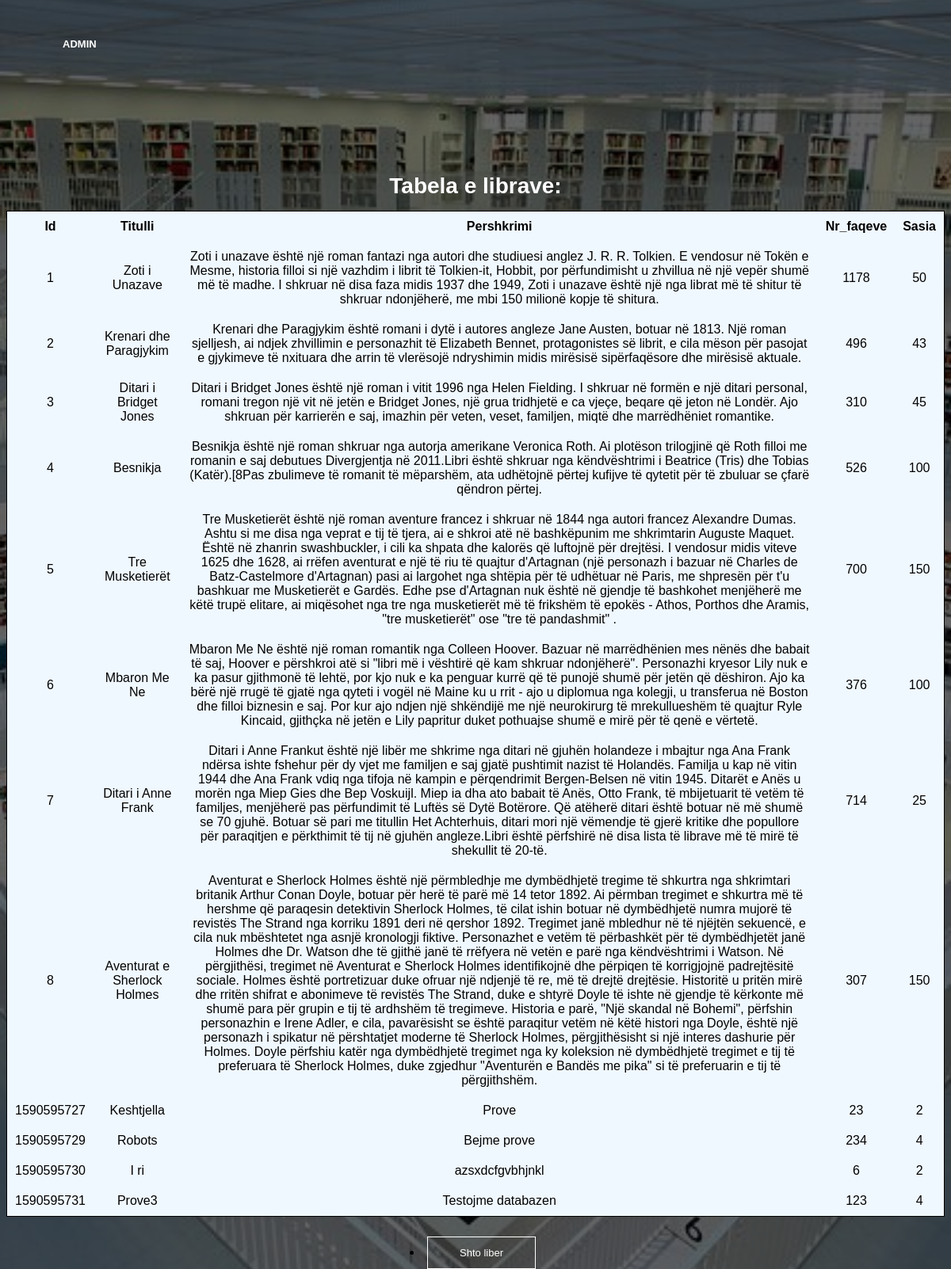
/raporti_librat.php, run on the app's committed database.
### tables this page shows
CREATE TABLE `librat` (
  `ID_Lib` int(20) NOT NULL,
  `Titulli` varchar(100) NOT NULL,
  `Pershkrimi` varchar(3000) NOT NULL,
  `Nr_Faqeve` int(11) NOT NULL,
  `Sasia` int(11) NOT NULL,
  `FotoPath` varchar(255) NOT NULL
);

### raporti_librat.php (the view, shortened to what this page needs)
<?php
    require("lidhja.php");
?>
<html>
<head>
</head>
<body>
    <?php
    $sql = "SELECT * FROM librat";
    $result  = mysqli_query($conn, $sql);
    ?>
    <div class = "nav-links"  id="navLinks">
        <p><a href = "admin_main_page.php">ADMIN</a></p>
    </div>
    <table class="table-hover">
        <caption >Tabela e librave:</caption>
  <thead>
    <tr>
      <th scope="col">Id</th>
      <th scope="col">Titulli</th>
      <th scope="col">Pershkrimi</th>
      <th scope="col">Nr_faqeve</th>
      <th scope="col">Sasia</th>
    </tr>
</thead>
<?php
            while($row = mysqli_fetch_assoc($result)){
                echo("<tr>");
                $keys = array_keys($row);
                for ($i = 0; $i < count($keys) - 1; $i++) {
                    $value = $row[$keys[$i]];
                    echo "<td>$value</td>";
                }
                echo("</tr>");
            }
            ?>
</table>
<div class="butonat">
        <li><a href = "add_book_page.php">Shto liber</a></li>
    </div>
</body>
</html>

### raporti_librat.php (style rules this page uses)
body { font-family: sans-serif; height: 100vh; background: url(images/White\ Library.jpg) center/cover no-repeat fixed; position: relative; }
body::before { content: ""; position: fixed; top: 0; left: 0; width: 100%; height: 100%; background: rgba(0, 0, 0, 0.6); z-index: -1; }
table { margin: 0 auto; margin-top: 100px; background-color: aliceblue; border-collapse: collapse; border: 1px solid black; }
td { padding: 5px; }
th, td { padding: 10px; text-align: center; }
caption { width: 700px; margin:auto; color: white; padding: 15px 0px; font-weight: bold; text-align:center; border-radius:15px 15px 0px 0px; font-size:28px; }
.nav-links { list-style: none; display: inline-block; padding: 2% 6%; justify-content: space-between; align-items: center; }
.nav-links a { color: white; font-weight: bold; text-decoration: none; font-size: 13px; }
.nav-links a::after { content: ''; width: 0%; height: 2px; background: red; display: block; margin: auto; transition: 0.5s; }
.butonat li a { text-decoration: none; color: #fff; border: 1px solid #fff; padding: 12px 40px; font-size: 13px; background: transparent; position: relative; cursor: pointer; width: 150px; }
.butonat li { margin: 3% 43%; text-decoration: none; }

### data on the page
librat: ID_Lib "1", Titulli "Zoti i Unazave", Pershkrimi "Zoti i unazave është një roman fantazi nga autori dhe studiuesi anglez J. R. R. Tolkien. E vendosur në Tokën e Mesme, historia filloi si një vazhdim i librit të Tolkien-it, Hobbit, por përfundimisht u zhvillua në një vepër shumë më të madhe. I shkruar në disa faza midis 1937 dhe 1949, Zoti i unazave është një nga librat më të shitur të shkruar ndonjëherë, me mbi 150 milionë kopje të shitura.", Nr_Faqeve "1178", Sasia "50"
librat: ID_Lib "2", Titulli "Krenari dhe Paragjykim", Pershkrimi "Krenari dhe Paragjykim është romani i dytë i autores angleze Jane Austen, botuar në 1813. Një roman sjelljesh, ai ndjek zhvillimin e personazhit të Elizabeth Bennet, protagonistes së librit, e cila mëson për pasojat e gjykimeve të nxituara dhe arrin të vlerësojë ndryshimin midis mirësisë sipërfaqësore dhe mirësisë aktuale.", Nr_Faqeve "496", Sasia "43"
librat: ID_Lib "3", Titulli "Ditari i Bridget Jones", Pershkrimi "Ditari i Bridget Jones është një roman i vitit 1996 nga Helen Fielding. I shkruar në formën e një ditari personal, romani tregon një vit në jetën e Bridget Jones, një grua tridhjetë e ca vjeçe, beqare që jeton në Londër. Ajo shkruan për karrierën e saj, imazhin për veten, veset, familjen, miqtë dhe marrëdhëniet romantike.", Nr_Faqeve "310", Sasia "45"
librat: ID_Lib "4", Titulli "Besnikja", Pershkrimi "Besnikja është një roman shkruar nga autorja amerikane Veronica Roth. Ai plotëson trilogjinë që Roth filloi me romanin e saj debutues Divergjentja në 2011.Libri është shkruar nga këndvështrimi i Beatrice (Tris) dhe Tobias (Katër).[8Pas zbulimeve të romanit të mëparshëm, ata udhëtojnë përtej kufijve të qytetit për të zbuluar se çfarë qëndron përtej.", Nr_Faqeve "526", Sasia "100"
librat: ID_Lib "5", Titulli "Tre Musketierët", Pershkrimi "Tre Musketierët është një roman aventure francez i shkruar në 1844 nga autori francez Alexandre Dumas. Ashtu si me disa nga veprat e tij të tjera, ai e shkroi atë në bashkëpunim me shkrimtarin Auguste Maquet. Është në zhanrin swashbuckler, i cili ka shpata dhe kalorës që luftojnë për drejtësi. I vendosur midis viteve 1625 dhe 1628, ai rrëfen aventurat e një të riu të quajtur d'Artagnan (një personazh i bazuar në Charles de Batz-Castelmore d'Artagnan) pasi ai largohet nga shtëpia për të udhëtuar në Paris, me shpresën për t'u bashkuar me Musketierët e Gardës. Edhe pse d'Artagnan nuk është në gjendje të bashkohet menjëherë me këtë trupë elitare, ai miqësohet nga tre nga musketierët më të…", Nr_Faqeve "700", Sasia "150"
librat: ID_Lib "6", Titulli "Mbaron Me Ne", Pershkrimi "Mbaron Me Ne është një roman romantik nga Colleen Hoover. Bazuar në marrëdhënien mes nënës dhe babait të saj, Hoover e përshkroi atë si \"libri më i vështirë që kam shkruar ndonjëherë\". Personazhi kryesor Lily nuk e ka pasur gjithmonë të lehtë, por kjo nuk e ka penguar kurrë që të punojë shumë për jetën që dëshiron. Ajo ka bërë një rrugë të gjatë nga qyteti i vogël në Maine ku u rrit - ajo u diplomua nga kolegji, u transferua në Boston dhe filloi biznesin e saj. Por kur ajo ndjen një shkëndijë me një neurokirurg të mrekullueshëm të quajtur Ryle Kincaid, gjithçka në jetën e Lily papritur duket pothuajse shumë e mirë për të qenë e vërtetë.", Nr_Faqeve "376", Sasia "100"
librat: ID_Lib "7", Titulli "Ditari i Anne Frank", Pershkrimi "Ditari i Anne Frankut është një libër me shkrime nga ditari në gjuhën holandeze i mbajtur nga Ana Frank ndërsa ishte fshehur për dy vjet me familjen e saj gjatë pushtimit nazist të Holandës. Familja u kap në vitin 1944 dhe Ana Frank vdiq nga tifoja në kampin e përqendrimit Bergen-Belsen në vitin 1945. Ditarët e Anës u morën nga Miep Gies dhe Bep Voskuijl. Miep ia dha ato babait të Anës, Otto Frank, të mbijetuarit të vetëm të familjes, menjëherë pas përfundimit të Luftës së Dytë Botërore. Që atëherë ditari është botuar në më shumë se 70 gjuhë. Botuar së pari me titullin Het Achterhuis, ditari mori një vëmendje të gjerë kritike dhe popullore për paraqitjen e përkthimit të tij në gjuhën…", Nr_Faqeve "714", Sasia "25"
librat: ID_Lib "8", Titulli "Aventurat e Sherlock Holmes", Pershkrimi "Aventurat e Sherlock Holmes është një përmbledhje me dymbëdhjetë tregime të shkurtra nga shkrimtari britanik Arthur Conan Doyle, botuar për herë të parë më 14 tetor 1892. Ai përmban tregimet e shkurtra më të hershme që paraqesin detektivin Sherlock Holmes, të cilat ishin botuar në dymbëdhjetë numra mujorë të revistës The Strand nga korriku 1891 deri në qershor 1892. Tregimet janë mbledhur në të njëjtën sekuencë, e cila nuk mbështetet nga asnjë kronologji fiktive. Personazhet e vetëm të përbashkët për të dymbëdhjetët janë Holmes dhe Dr. Watson dhe të gjithë janë të rrëfyera në vetën e parë nga këndvështrimi i Watson. Në përgjithësi, tregimet në Aventurat e Sherlock Holmes identifikojnë dhe…", Nr_Faqeve "307", Sasia "150"
librat: ID_Lib "1590595727", Titulli "Keshtjella", Pershkrimi "Prove", Nr_Faqeve "23", Sasia "2"
librat: ID_Lib "1590595729", Titulli "Robots", Pershkrimi "Bejme prove", Nr_Faqeve "234", Sasia "4"
librat: ID_Lib "1590595730", Titulli "I ri", Pershkrimi "azsxdcfgvbhjnkl", Nr_Faqeve "6", Sasia "2"
librat: ID_Lib "1590595731", Titulli "Prove3", Pershkrimi "Testojme databazen", Nr_Faqeve "123", Sasia "4"
